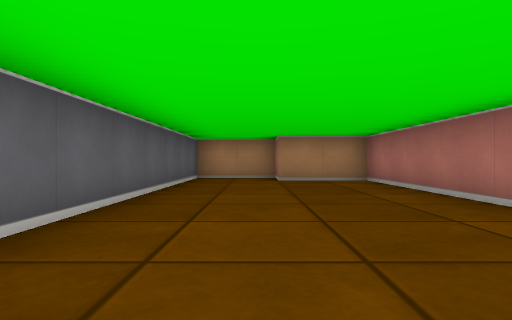
[1] (above)

16 first-person views from a walk through a cub3D maze. The camera is about half as high as the walls, looks level and sees 75° across. The floor is counted in squares. Each view is taken from the middle of a square. On the plan, view 1 faces up. The plan holds only what a view shows up to about 9 squares ahead; the rest is blank. The place goes on beyond the plan.

[2]
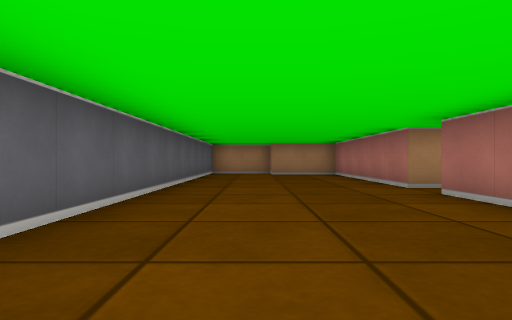

[3]
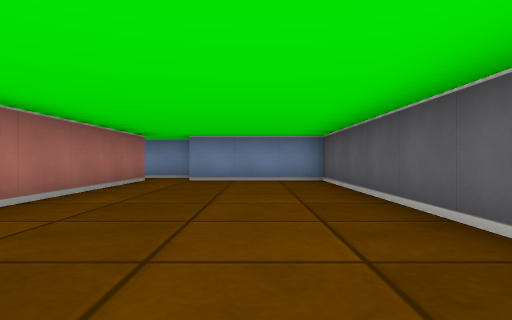

[4]
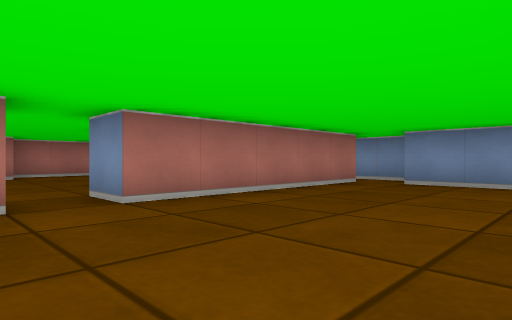

[5]
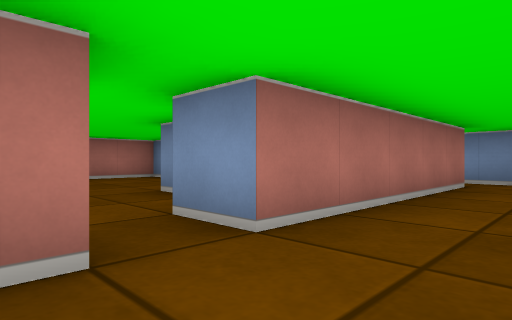

[6]
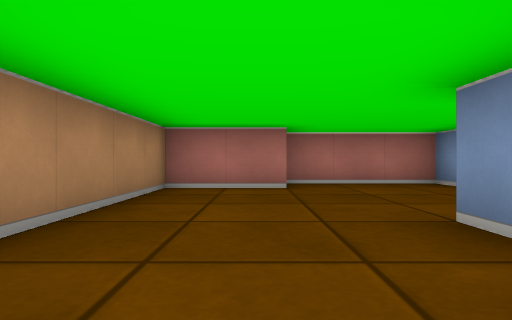

[7]
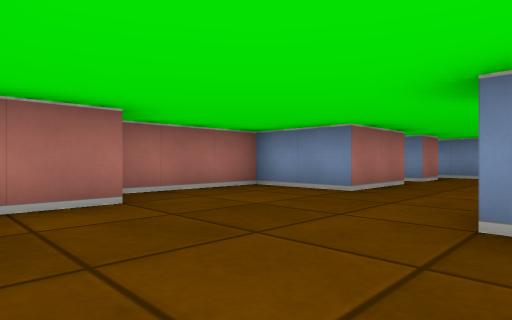

[8]
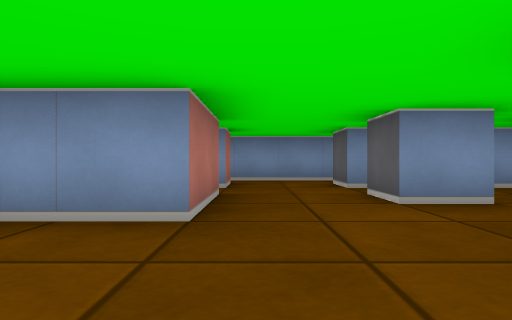

[9]
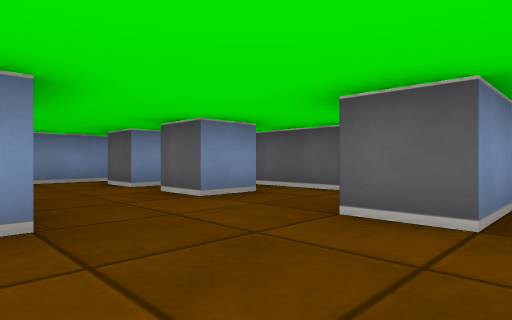

[10]
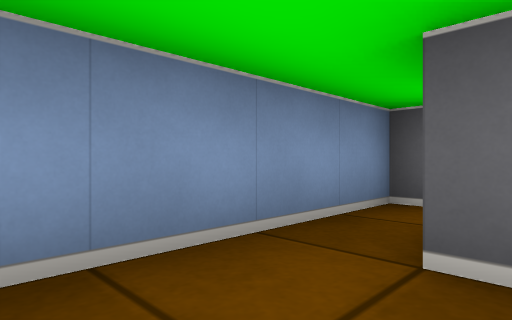

[11]
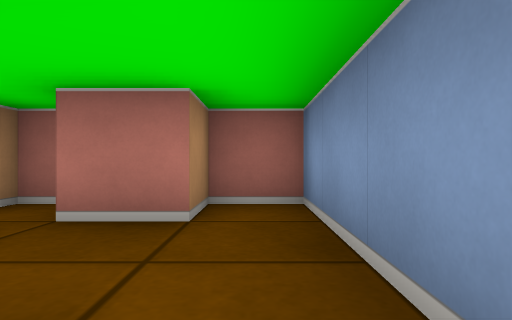

[12]
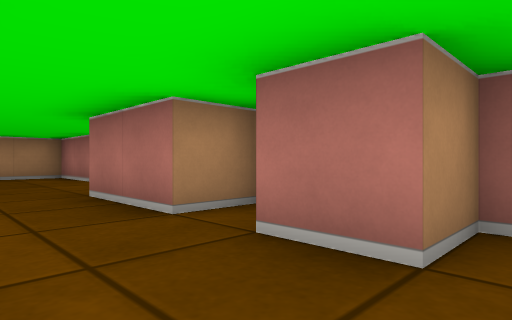

[13]
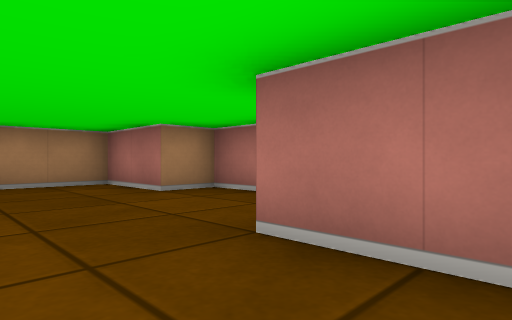

[14]
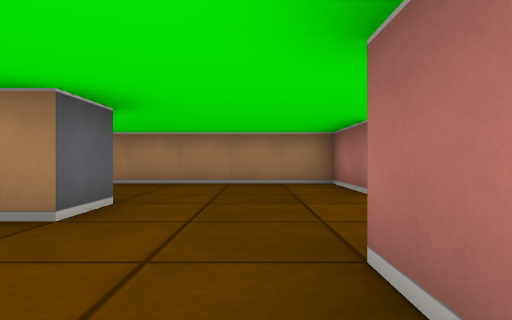

[15]
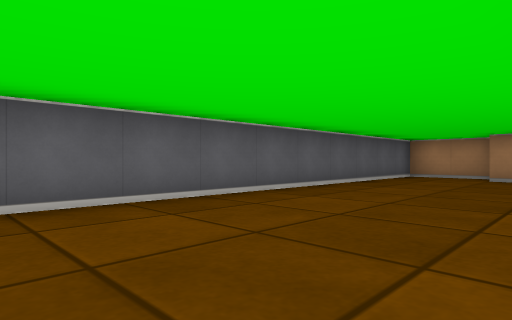

[16]
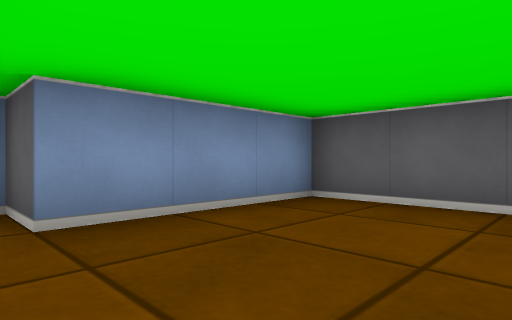

### Floor plan
Points are (right, up) in squares from view 1. A wall is a line through its corners. A room is listed if a view was taken in it or the views show most of it. See-through windows are left out.
Room 1 (views 1, 2, 3, 4, 5, 6, 15, 16)
walls: (3.1, 2.5) (2.5, 2.5) (2.5, 7.5) (0.5, 7.5) (0.5, 8.5) (-1.5, 8.5) (-1.5, -3.5) (1.5, -3.5) (1.5, -4.5) (3.1, -4.5); (2.5, -3.5) (2.5, 1.5) (3.5, 1.5)
ways out: opening at (3, 2) to room 2; opening at (3, -4) to room 3
Room 2 (views 7, 8, 9)
walls: (8.5, -1.5) (9.5, -1.5) (9.5, 1.5) (8.5, 1.5) (8.5, 3.5) (4.1, 3.5); (4.1, 0.5) (5.5, 0.5) (5.5, -0.5)
ways out: opening at (3, 2) to room 1; opening at (7, -1) to room 3
Room 3 (views 10, 11, 12, 13, 14)
walls: (4.4, -2.5) (5.5, -2.5) (5.5, -3.5); (4.9, -4.5) (5.5, -4.5) (5.5, -5.5); (5.5, -0.5) (5, -0.5); (8.5, -4) (8.5, -3.5) (7.5, -3.5) (7.5, -1.5) (8.5, -1.5); (3.5, -1.6) (3.5, -3.5); (3.5, -6.5) (8.5, -6.5) (8.5, -5.5) (7.5, -5.5) (7.5, -4.5)
ways out: opening at (3, -4) to room 1; opening at (7, -1) to room 2

Positions as (right, up) in squares from view 1, and headings:
1: (0, 0), facing up
2: (0, -3), facing up
3: (0, 4), facing down
4: (-1, 3), facing down-right
5: (1, 3), facing down-right
6: (3, 2), facing right
7: (5, 3), facing down-right
8: (7, 1), facing down
9: (8, 1), facing down-left
10: (7, -5), facing down-left
11: (5, -6), facing right
12: (6, -6), facing up-right
13: (6, -3), facing up-right
14: (7, -3), facing up
15: (2, -1), facing up-left
16: (2, -1), facing down-left
